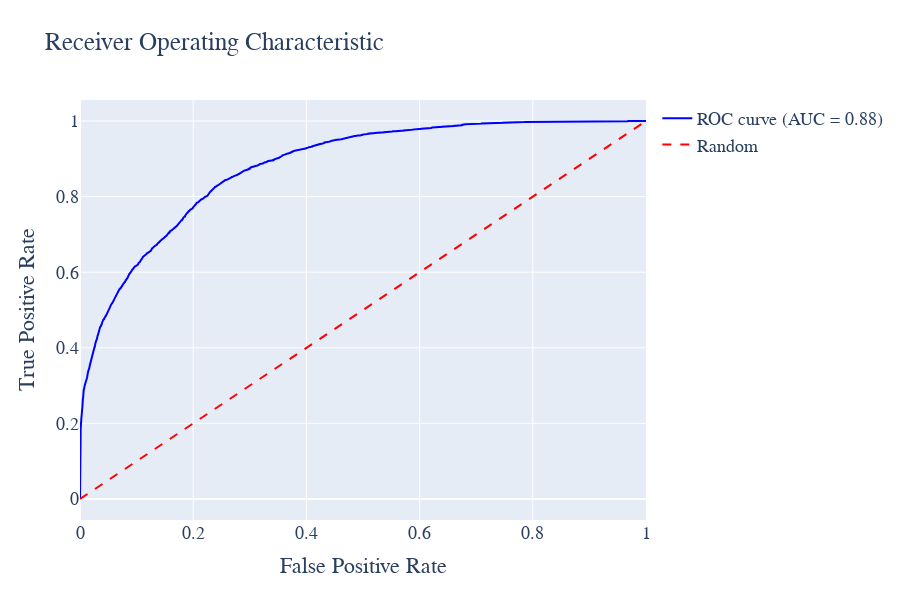

Notebook source saved alongside this figure:
### Code cell
import plotly.graph_objects as go
from sklearn.metrics import roc_curve, auc

# 计算ROC曲线
roc_auc = auc(fpr, tpr)

# 创建布局
layout = go.Layout(
    title='Receiver Operating Characteristic',
    xaxis=dict(title='False Positive Rate'),
    yaxis=dict(title='True Positive Rate'),
    hovermode='closest',
    width=900, height=600,
    font=dict(family='Times New Roman', size=18)
)

# 创建ROC曲线图形
roc_trace = go.Scatter(
    x=fpr,
    y=tpr,
    mode='lines',
    line=dict(color='blue', width=2),
    name='ROC curve (AUC = %0.2f)' % roc_auc
)

# 创建对角线图形
diagonal_trace = go.Scatter(
    x=[0, 1],
    y=[0, 1],
    mode='lines',
    line=dict(color='red', width=2, dash='dash'),
    name='Random'
)

# 创建图表数据
data = [roc_trace, diagonal_trace]

# 创建图表
fig = go.Figure(data=data, layout=layout)

fig.write_html('Image/4_8_1.html')
# 显示图表
fig.show()

### Figure 1 — Plotly figure (JSON) as saved in the notebook; plotly's stock layout.template omitted (floating-point values rounded to 4 significant figures; data arrays with more than 128 entries replaced by an {"elided": "..."} marker saying what was removed)
{"data": [{"line": {"color": "blue", "width": 2}, "mode": "lines", "name": "ROC curve (AUC = 0.88)", "type": "scatter", "x": {"elided": "4431 float values"}, "y": {"elided": "4431 float values"}}, {"line": {"color": "red", "dash": "dash", "width": 2}, "mode": "lines", "name": "Random", "type": "scatter", "x": [0, 1], "y": [0, 1]}], "layout": {"font": {"family": "Times New Roman", "size": 18}, "height": 600, "hovermode": "closest", "title": {"text": "Receiver Operating Characteristic"}, "width": 900, "xaxis": {"title": {"text": "False Positive Rate"}}, "yaxis": {"title": {"text": "True Positive Rate"}}}}
